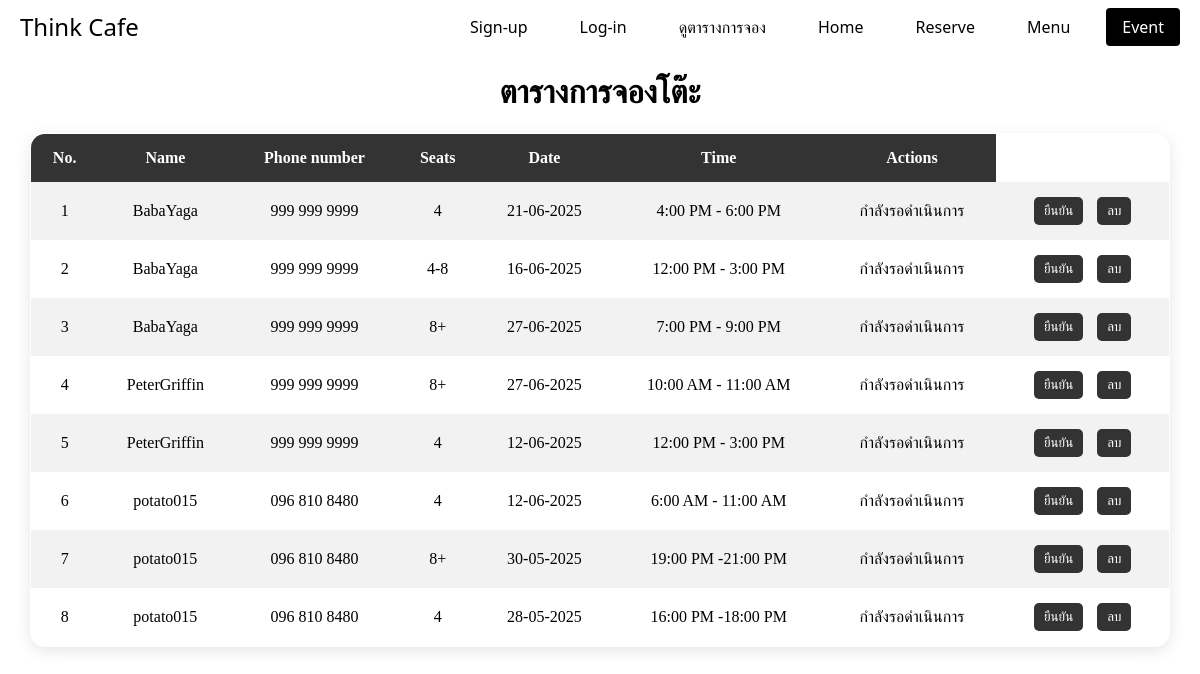
Screenshot of /Admin_table.php with the database file from the repository.
### tables this page shows
CREATE TABLE `table_cm` (
  `id` int NOT NULL,
  `username` varchar(255) NOT NULL,
  `phonenum` varchar(255) NOT NULL,
  `seats` varchar(255) NOT NULL,
  `date` date NOT NULL,
  `time` varchar(255) NOT NULL,
  `status` varchar(255) DEFAULT 'กำลังรอดำเนินการ'
);

### Admin_table.php (the view, shortened to what this page needs)
<?php
    $isLoggedIn = isset($_SESSION['username']);
?>
<!DOCTYPE html>
<html lang="en">
<head>
    <link rel="stylesheet" href="css/admin_table.css">
</head>
<body>
    <header>
        <div class="logo">Think Cafe</div>
        <nav>
            <ul>
            <?php if ($isLoggedIn): ?>
                    <li><span><?php echo htmlspecialchars($_SESSION['username']); ?></span></li>
                    <li><a href="logout.php">Log-out</a></li>
                <?php else: ?>
                    <li><a href="register.php">Sign-up</a></li>
                    <li><a href="login.php">Log-in</a></li>
                <?php endif; ?>
                    <li><a href="checkTables.php">ดูตารางการจอง</a></li>
                <li><a href="home.php">Home</a></li>
                <li><a href="reserveT.php">Reserve</a></li>
                <li><a href="Admin_menu.php">Menu</a></li>
                <li><a href="event.php" class="active">Event</a></li>
            </ul>
        </nav>
    </header>
    <h1>ตารางการจองโต๊ะ</h1>
    <table border="1" id="reservedTable">
        <tr>
            <th>No.</th>
            <th>Name</th>
            <th>Phone number</th>
            <th>Seats</th>
            <th>Date</th>
            <th>Time</th>
            <th>Actions</th>
        </tr>
        <?php
            require_once 'config.php';
            $result = $conn->query("SELECT * FROM table_cm ORDER BY id DESC");
            $i = 1;
            while ($row = $result->fetch_assoc()):
            ?>
            <tr>
                <td><?= $i++ ?></td>
                <td><?= htmlspecialchars($row['username']) ?></td>
                <td><?= htmlspecialchars($row['phonenum']) ?></td>
                <td><?= htmlspecialchars($row['seats']) ?></td>
                <td><?= date('d-m-Y', strtotime($row['date'])) ?></td>
                <td><?= htmlspecialchars($row['time']) ?></td>
                <td><?= htmlspecialchars($row['status']) ?></td>
                <td>
                    <?php if ($row['status'] !== 'ยืนยันแล้ว'): ?>
                    <form method="post" style="display:inline;">
                        <button type="submit">ยืนยัน</button>
                    </form>
                    <?php endif; ?>
                    <form method="post" style="display:inline;">
                        <button type="submit" onclick="return confirm('ยืนยันการลบ?')">ลบ</button>
                    </form>
                </td>
            </tr>
        <?php endwhile; $conn->close(); ?>
    </table>
</body>
</html>

### css/admin_table.css (style rules this page uses)
body, html { margin: 0; padding: 0; text-align: center; }
header { display: flex; justify-content: space-between; align-items: center; padding: 10px 20px; font-family: 'Segoe UI', Tahoma, Geneva, Verdana, sans-serif; }
header .logo { font-size: 24px; font-family: 'Segoe UI', Tahoma, Geneva, Verdana, sans-serif; }
header nav ul { list-style: none; margin: 0; padding: 0; display: flex; }
header nav ul li { margin-left: 20px; }
nav ul li a { text-decoration: none; color: #000; padding: 8px 16px; border-radius: 4px; transition: background-color 0.3s; }
nav ul li a.active, nav ul li a:hover { background-color: #000; color: #fff; }
table { margin: auto; width: 95%; border-collapse: collapse; border-radius: 15px; overflow: hidden; box-shadow: 0 4px 15px rgba(0,0,0,0.1); background-color: white; }
table th, table td { padding: 15px; text-align: center; border: none; }
table th { background-color: #333; color: white; }
table tr:nth-child(even) { background-color: #f2f2f2; }
table tr:nth-child(odd) { background-color: #ffffff; }
table button { padding: 6px 10px; border: none; background-color: #333; color: white; border-radius: 5px; cursor: pointer; margin: 0 5px; transition: background-color 0.2s; }
table button[type="submit"]:last-of-type { background-color: #333; }

### rows the page displays
table_cm: username "BabaYaga", phonenum "999 999 9999", seats "4", date "21-06-2025", time "4:00 PM - 6:00 PM", status "กำลังรอดำเนินการ"
table_cm: username "BabaYaga", phonenum "999 999 9999", seats "4-8", date "16-06-2025", time "12:00 PM - 3:00 PM", status "กำลังรอดำเนินการ"
table_cm: username "BabaYaga", phonenum "999 999 9999", seats "8+", date "27-06-2025", time "7:00 PM - 9:00 PM", status "กำลังรอดำเนินการ"
table_cm: username "PeterGriffin", phonenum "999 999 9999", seats "8+", date "27-06-2025", time "10:00 AM - 11:00 AM", status "กำลังรอดำเนินการ"
table_cm: username "PeterGriffin", phonenum "999 999 9999", seats "4", date "12-06-2025", time "12:00 PM - 3:00 PM", status "กำลังรอดำเนินการ"
table_cm: username "potato015", phonenum "096 810 8480", seats "4", date "12-06-2025", time "6:00 AM - 11:00 AM", status "กำลังรอดำเนินการ"
table_cm: username "potato015", phonenum "096 810 8480", seats "8+", date "30-05-2025", time "19:00 PM -21:00 PM", status "กำลังรอดำเนินการ"
table_cm: username "potato015", phonenum "096 810 8480", seats "4", date "28-05-2025", time "16:00 PM -18:00 PM", status "กำลังรอดำเนินการ"
